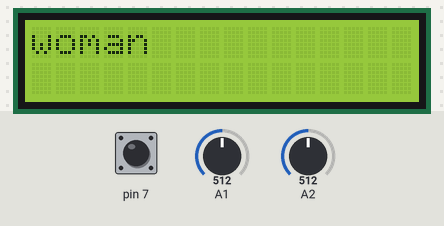
Recording of a sketch running on a simulated Arduino Uno, built with avr-gcc and run on an emulated ATmega328P. Shown: 16×2 character LCD. The inputs (shaded band) are chosen by the test bench; at power-on: pin 7 HIGH, A2 = 512, A1 = 512.

Above: at 5.4 s.
At 22.0 s:
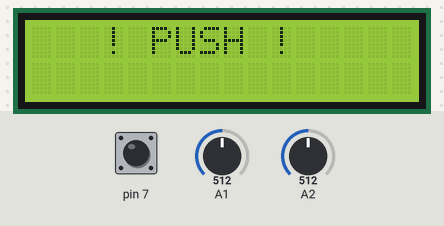
22.1 s: pin 7 driven LOW
At 32.3 s:
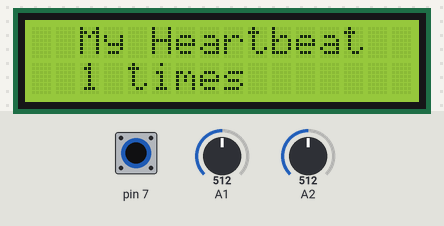
43.3 s: A2 set to 390
At 58.4 s:
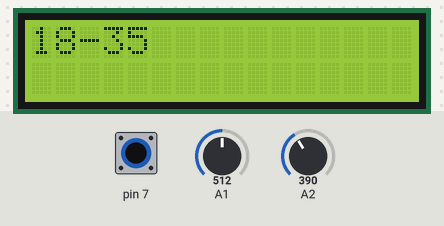
65.3 s: pin 7 pulsed HIGH 2 times (0.12 s each, 0.3 s apart)
At 78.7 s:
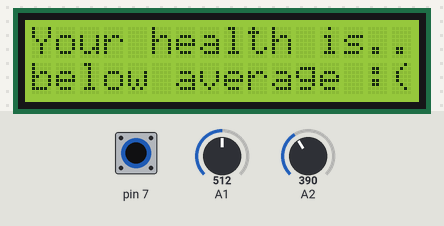
Timing chart, 0 to 80.2 s (numbered marks = the images above; inputs shaded):
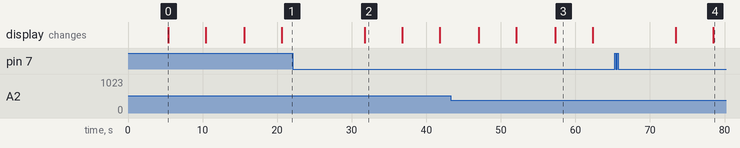

Measured:
- what the display in image 0 shows lasts 5.0 s, from 5.4 s to 10.4 s

The sketch:

last.ino
```cpp
#include <LiquidCrystal_I2C.h>
#define USE_ARDUINO_INTERRUPTS true    // 가장 정확한 BPM 연산을 위해 낮은 수준의 인터럽트를 설정
#include <PulseSensorPlayground.h>

const int lcdAddress = 0x27;
const int lcdColumns = 16;
const int lcdRows = 2;
const int PulseWire = 0;
const int LED13 = 13;          // The on-board Arduino LED, close to PIN 13.
int Threshold = 550;           // "비트로 카운트"할 신호와 무시할 신호를 결정
                               // "Gettting Started Project"를 사용하여 임계값을 기본 설정 이상으로 미세 조정
                               // 그렇지 않으면 기본 "550" 값을 그대로 유지
LiquidCrystal_I2C lcd(lcdAddress, lcdColumns, lcdRows);
PulseSensorPlayground pulseSensor;  // Creates an instance of the PulseSensorPlayground object called "pulseSensor"
int joyx;    //조이스틱 x방향
int joyy;    //조이스틱 y방향
int sex=0;     //성별
int age=0;     //나이
int bpm_total=0;  // bpm 값 다 더하기


byte heart[8] = {    //'♥' 문자 사용자 정의
   B00000,
   B01010,
   B11111,
   B11111,
   B11111,
   B01110,
   B00100,
   B00000
};


void setup() {

  //pulseSensor.analogInput(PulseWire);
  //pulseSensor.blinkOnPulse(LED13);       //auto-magically blink Arduino's LED with heartbeat.
  //pulseSensor.setThreshold(Threshold);
  //if (pulseSensor.begin()) {
 //   Serial.println("We created a pulseSensor Object !");  //This prints one time at Arduino power-up,  or on Arduino reset.
 // }    //심박수 센서 정상 작동 확인

 lcd.init();
 lcd.backlight();
 lcd.begin(16, 2);
}

void loop() {
 //성별 정하기
 sex=0;
 age=0;
  if(sex==0){
    lcd.clear();
 lcd.home(); // 커서 이동
 lcd.print("Choose your sex");
 lcd.setCursor(0,1);
 lcd.print("(U)man");   //위로 하면 man
 lcd.setCursor(8,1);
 lcd.print("(D)woman");  //밑으로 하면 woman
 joyx = analogRead(A1);   //VRx - A1
 joyy = analogRead(A2);   //VRy - A2
 delay(200);
 if (joyx < 400) {
    sex = 1;  // man
  }
  else if (joyx > 600) {
    sex = 2;  // woman
  }
  delay(5000);
  }
  lcd.clear();
 lcd.home();
  if(sex == 1)
  lcd.print("man");
  else
  lcd.print("woman");
   delay(5000);
  //나이 정하기
   lcd.clear();
 lcd.home(); // 커서 이동
 if(age==0){
 lcd.print("Choose your age");
 lcd.setCursor(0,1);
 lcd.print("(L)18-35");  //왼쪽으로 하면 18-35세
 lcd.setCursor(8,1);
 lcd.print("(R)36-65");   //오른쪽으로 하면 36-65세
 joyx = analogRead(A1);   //VRx - A1
 joyy = analogRead(A2);   //VRy - A2
 delay(200);
  if (joyy < 400) {
    age = 1; //18-35세
  }
  else if (joyy > 600) {
    age = 2; //36-65세
  }
 delay(5000);
 }
 lcd.clear();
 lcd.home();
 if(age == 1)
  lcd.print("18-35");
  else
  lcd.print("36-65");
   delay(5000);
  //심박수 출력 10초
  /*
//bpm_total = 0;
// for(int i=0; i<5; i++){
//  lcd.clear();
// lcd.home();
 // int myBPM = pulseSensor.getBeatsPerMinute();
//
 //   Serial.println("♥  A HeartBeat Happened ! "); // If test is "true", print a message "a heartbeat happened".
 //   Serial.print("BPM: ");                        // Print phrase "BPM: "
 //   Serial.println(myBPM);                        // Print the value inside of myBPM. - 시리얼 모니터에
 //   lcd.setCursor(2,0);
 //   lcd.print("My Heartbeat");
//    lcd.print(i);
 //   lcd.createChar(4, heart);
   lcd.setCursor(4,1);
    lcd.write(byte(4));      //'♥' 출력
    lcd.print("BPM : ");
    bpm_total += myBPM;  //bpm 다 합하기
    lcd.print(myBPM);
    Serial.println(bpm_total);
    delay(500);

 }
 */
 int i = 1;
  int add =0;
  int new_b =0; int old_b=0;
 for(int k =0; k<100; k++){
  lcd.clear();
 new_b = digitalRead(7);
 if(new_b==LOW){
    if(new_b != old_b){
       add++;
      old_b=new_b;}
 }
 else if(new_b != old_b)
      old_b=new_b;
 lcd.setCursor(3,0);
 lcd.print("! PUSH !");
 Serial.println(add);
  delay(100);

 }
 lcd.clear();
 lcd.setCursor(2,0);
  lcd.print("My Heartbeat");
  lcd.setCursor(2,1);
  lcd.print(add);
  lcd.print(" times");


   delay(5000);
lcd.clear();
lcd.setCursor(0,0);
lcd.print("Your health is..");
lcd.setCursor(0,1);
    if(add >= 8)  //심박수 표를 기준으로 범위 4개로 나누기(평균 이상, 평균, 평균 이하, 나쁨)
       lcd.print("PERPECT ! :D");
     else if(add >= 5 && add <= 7)
       lcd.print("NOMAL ~ :>");
     else if(add >= 2 && add <= 4)
       lcd.print("below average :(");
     else lcd.print("bad! --^");


   /*
int bpm_avg = bpm_total/5;  // bpm 10초 동안 평균
Serial.println(bpm_avg);
lcd.clear();
lcd.setCursor(0,0);
lcd.print("Your health is..");
lcd.setCursor(0,1);
if(sex == 1){   //man
  if(age == 1){  //18-35세
    if(bpm_avg <= 70)  //심박수 표를 기준으로 범위 4개로 나누기(평균 이상, 평균, 평균 이하, 나쁨)
       lcd.print("PERPECT ! :D");
     else if(bpm_avg >= 71 && bpm_avg <= 74)
       lcd.print("NOMAL ~ :>");
     else if(bpm_avg >= 75 && bpm_avg <= 81)
       lcd.print("below average :(");
     else lcd.print("bad! --^");
  }
  else {  // 36-65세
   if(bpm_avg <= 71)
      lcd.print("PERPECT ! :D");
    else if(bpm_avg >= 72 && bpm_avg <= 76)
      lcd.print("NOMAL ~ :>");
    else if(bpm_avg >= 76 && bpm_avg <= 83)
      lcd.print("below average :(");
      else lcd.print("bad! --^");
      }
  }
if(sex == 2){    // woman
  if(age == 1){  //18-35세
    if(bpm_avg <= 73)
      lcd.print("PERPECT ! :D");
    else if(bpm_avg >= 74 && bpm_avg <= 77)
      lcd.print("NOMAL ~ :>");
    else if(bpm_avg >= 78 && bpm_avg <= 83)
      lcd.print("below average :(");
    else lcd.print("bad! --^");
  }
  else {  // 36-65세
   if(bpm_avg <= 73)
      lcd.print("PERPECT ! :D");
    else if(bpm_avg >= 74 && bpm_avg <= 78)
      lcd.print("NOMAL ~ :>");
    else if(bpm_avg >= 79 && bpm_avg <= 84)
      lcd.print("below average :(");
      else lcd.print("bad! --^");
      }
   }
   */
delay(5000);
}
```
